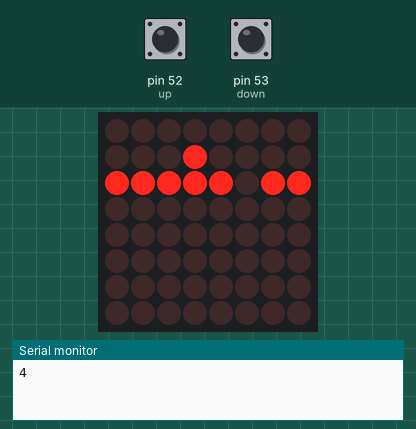
Simulated run of this sketch. Board: Arduino Mega 2560, built with avr-gcc and run on an emulated ATmega2560. On the bench: 8×8 LED matrix, the last lines printed to the serial monitor. The test bench sets the inputs (shaded band); at power-on: pin 52 (up) LOW, pin 53 (down) LOW. Random numbers use the default seed unless the sketch sets one.

Above: at 1.2 s.
1.3 s: pin 52 (up) pulled HIGH for 0.25 s
At 1.63 s:
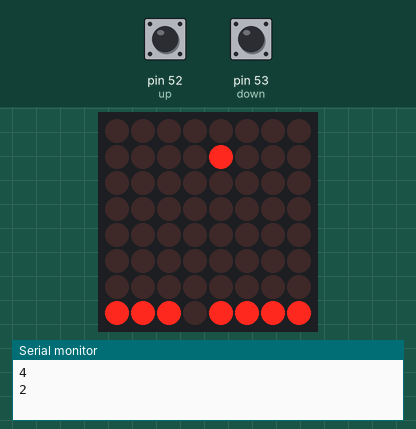
3.4 s: pin 53 (down) pulled HIGH for 0.25 s
At 3.56 s:
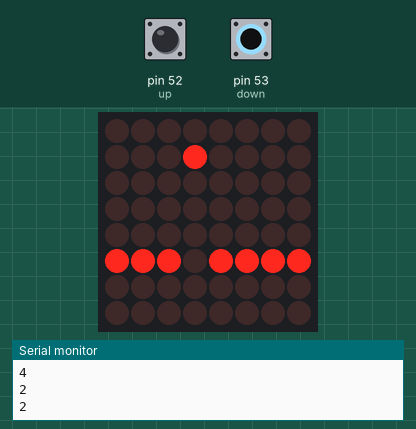
5.5 s: pin 52 (up) pulled HIGH for 1 s
At 5.99 s:
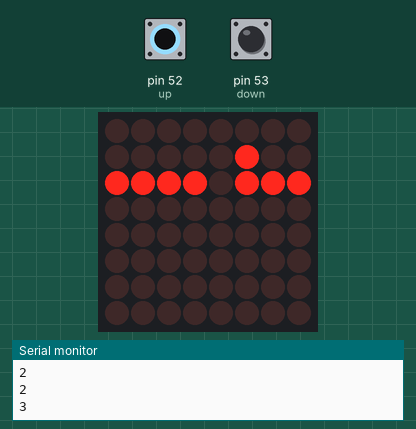
8.1 s: pin 53 (down) pulled HIGH for 1 s
At 8.23 s:
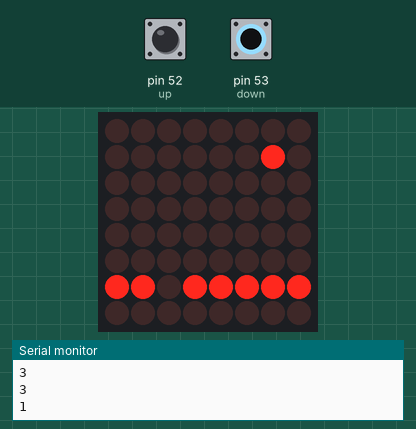
10.6 s: pin 52 (up) pulled HIGH for 0.25 s
At 10.87 s:
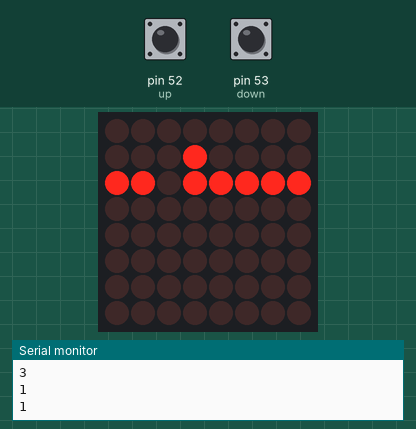
13.8 s: pin 53 (down) pulled HIGH for 0.25 s
At 13.92 s:
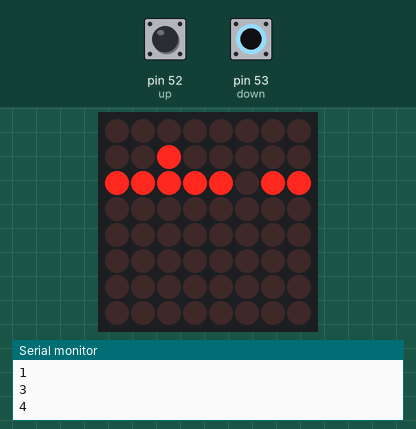

The sketch:

MATRIZ_LEDS.ino
```cpp
#include "LedControlMS.h"

LedControl matriz = LedControl(12,11,10,1);

int up = 52;
int down = 53;

int filaFlapy = 3;

int tuberia4[] = {3,6,2,4,5,3,1,3,5};

void setup() {
  // put your setup code here, to run once:
  matriz.shutdown(0, false);
  matriz.setIntensity(0, 8);
  matriz.clearDisplay(0);

  pinMode(up, INPUT);
  pinMode(down, INPUT);

  Serial.begin(9600);

  matriz.setLed(0, 1, filaFlapy, true);
}

void loop() {
  // put your main code here, to run repeatedly:
  //matriz.setLed(0, 7, tuberia4, true);}
  //Generar tuberia

  int num = random(1,5);

  Serial.println(num);

  matriz.setLed(0, 1, filaFlapy, true);

  for (int col = 7; col >= -1; col--){

    //Mover el bird
    if (digitalRead(up) == true){
      matriz.setLed(0, 1, filaFlapy, false);
      filaFlapy ++;
      matriz.setLed(0, 1, filaFlapy, true);
    }
    if (digitalRead(down) == true){
      matriz.setLed(0, 1, filaFlapy, false);
      filaFlapy --;
      matriz.setLed(0, 1, filaFlapy, true);
    }
    //Fin Mover el bird

    //Generar tuberia 1
    for (int i1=0; i1 <= num; i1++){
      matriz.setLed(0, col, i1, true);
      matriz.setLed(0, col+1, i1, false);
    }
    for (int i=7; i > (num+1); i--){
      matriz.setLed(0, col, i, true);
      matriz.setLed(0, col+1, i, false);
    }

    if (col == 1){
      if (filaFlapy == num || filaFlapy == num-1 || filaFlapy == num+2 || filaFlapy == num+3 || filaFlapy == num-2 || filaFlapy == num+4){
        matriz.clearDisplay(0);
        matriz.writeString(0, "X");
        matriz.clearDisplay(0);
      break;
      }
    }
    //Fin Generar tuberia 1

    delay(200);
  }


}
```
